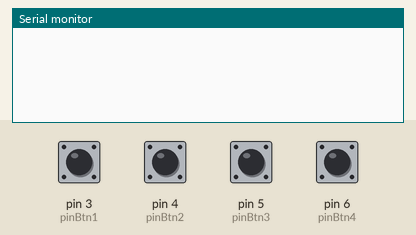
Bench run of a sketch on a simulated Arduino Uno, built with avr-gcc and run on an emulated ATmega328P. Shown: the last lines printed to the serial monitor. Inputs (shaded band) come from the test bench; at power-on: pin 3 (pinBtn1), pin 4 (pinBtn2), pin 5 (pinBtn3), pin 6 (pinBtn4) HIGH.

Above: at 1.2 s.
1.3 s: pin 3 (pinBtn1) pulled LOW for 0.15 s
At 2.5 s:
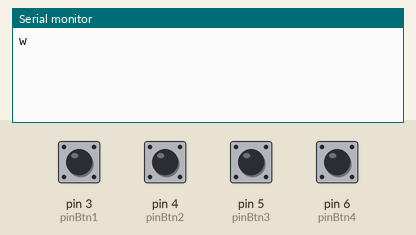
2.9 s: pin 4 (pinBtn2) pulled LOW for 0.15 s
At 3.9 s:
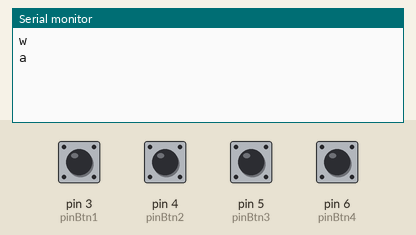
4.5 s: pin 5 (pinBtn3) pulled LOW for 0.15 s
At 5.1 s:
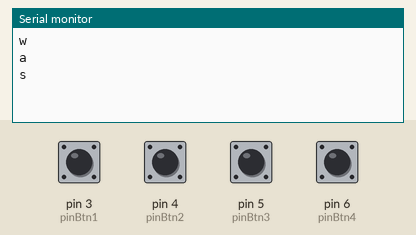
6.1 s: pin 6 (pinBtn4) pulled LOW for 0.15 s
At 7.5 s:
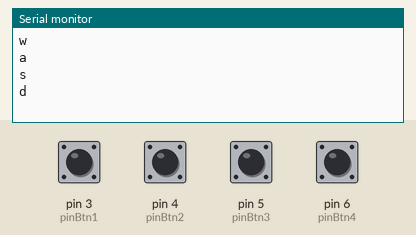

Measured:
- after the input at 1.3 s, the serial monitor: prints a new line at once (image 1)
- after the input at 2.9 s, the serial monitor: prints a new line at once (image 2)
- after the input at 4.5 s, the serial monitor: prints a new line at once (image 3)
- after the input at 6.1 s, the serial monitor: prints a new line at once (image 4)

The sketch:

Mod4Integradora.ino
```cpp
//Este programa lee la entrada de 4 push buttons y la transmite por el puerto serial

  int pinBtn1 = 3; //w
  int pinBtn2 = 4; //a
  int pinBtn3 = 5; //s
  int pinBtn4 = 6; //d

void setup() {
  // put your setup code here, to run once:
  Serial.begin(9600);//Iniciamos la comunicación serial
  pinMode(pinBtn1, INPUT_PULLUP);
  pinMode(pinBtn2, INPUT_PULLUP);
  pinMode(pinBtn3, INPUT_PULLUP);
  pinMode(pinBtn4, INPUT_PULLUP);
}

void loop() {
  // put your main code here, to run repeatedly:
  if(digitalRead(pinBtn1)==0){
    Serial.println("w");
    delay(300);
  }
  if(digitalRead(pinBtn2)==0){
    Serial.println("a");
    delay(300);
  }
  if(digitalRead(pinBtn3)==0){
    Serial.println("s");
    delay(300);
  }
  if(digitalRead(pinBtn4)==0){
    Serial.println("d");
    delay(300);
  }
}
```
